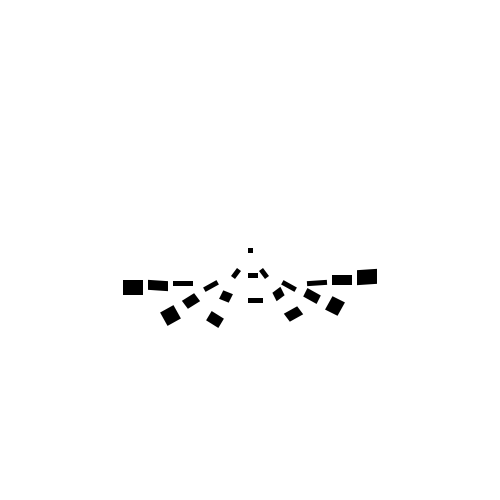
Frame 1 (no input)
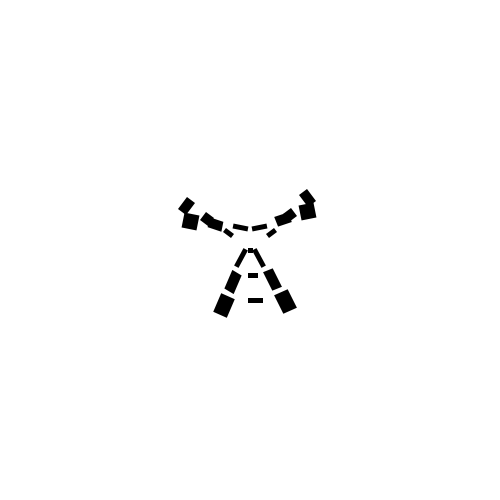
Frame 60 (the mouse pressed at the canvas centre just before this capture)
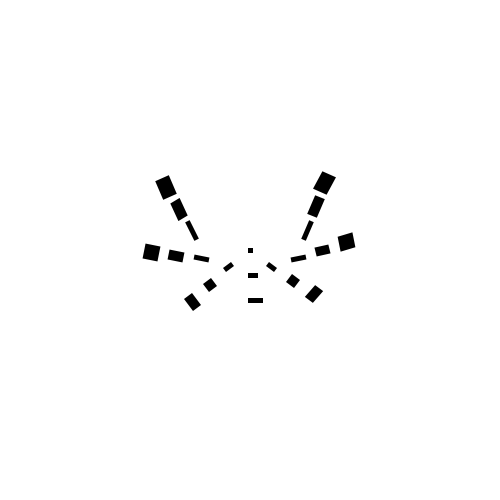
Frame 120 (the mouse held since frame 60 and released just before this capture)

The Processing sketch that drew these frames (run headless with seeded random() and noise(); from frame 60 on, the mouse is pressed at the canvas centre):

// Processing sketch: processing_61714
// ── processing_61714.pde

void setup() {
  size(500,500);
  smooth();
  noCursor(); 
}
 
void draw() {
 
   
  background(255);
  translate(width/2,height/2);
   scale(5);

 pushMatrix();
 for (float y = 0; y < 4; y++) {
   pushMatrix();
 
     for (float x = 00; x < 3; x++) {
        fill(0,0,0);
        rect(0,0,x,y);
   translate(0,5);
        }
   popMatrix();
  rotate(millis() * 0.001 * TWO_PI / 2.0);
   translate(0,5);
 }
popMatrix();
  
  
  
  

 pushMatrix();
 for (float y = 0; y < 4; y++) {
   pushMatrix();
 
     for (float x = 00; x < 3; x++) {
        fill(0,0,0);
        rect(0,0,x,y);
   translate(0,5);
        }
   popMatrix();
  rotate(millis() * 0.001 * TWO_PI / -2.0);
   translate(0,5);
 }
popMatrix();
  
}
